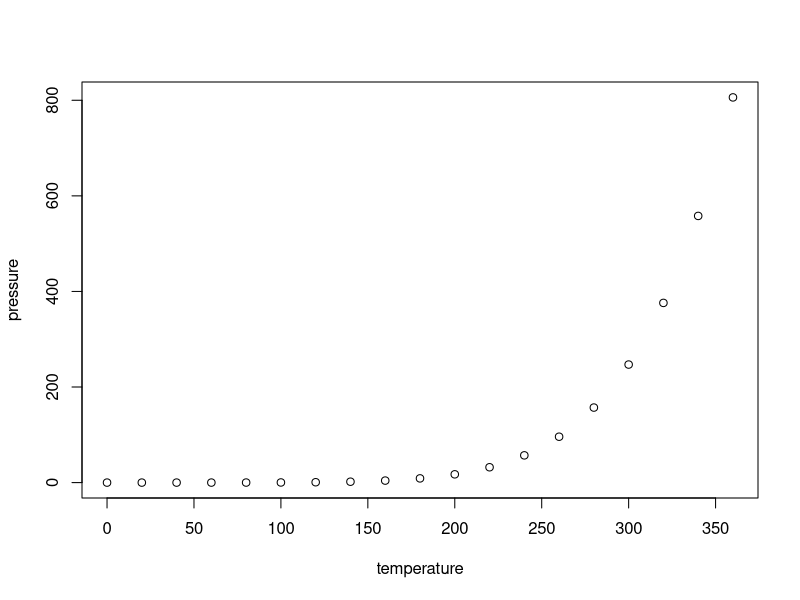
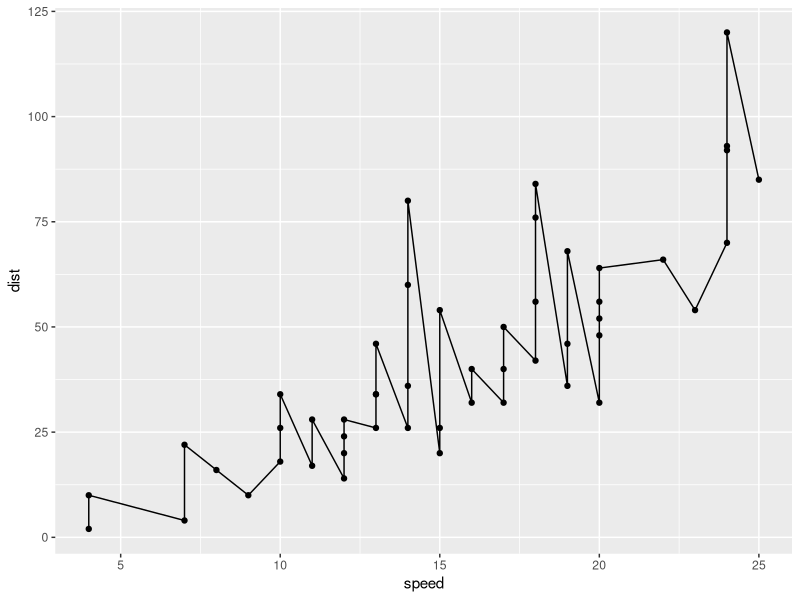

R code for these plots, in order:
## ---- chunk 1
knitr::opts_chunk$set(echo = TRUE)
library(tidyverse)
## ---- chunk 2
summary(cars)
## ---- chunk 3
plot(pressure)
## ---- chunk 4

cars %>% ggplot(aes(x =speed, y = dist )) + geom_point() + geom_line()
